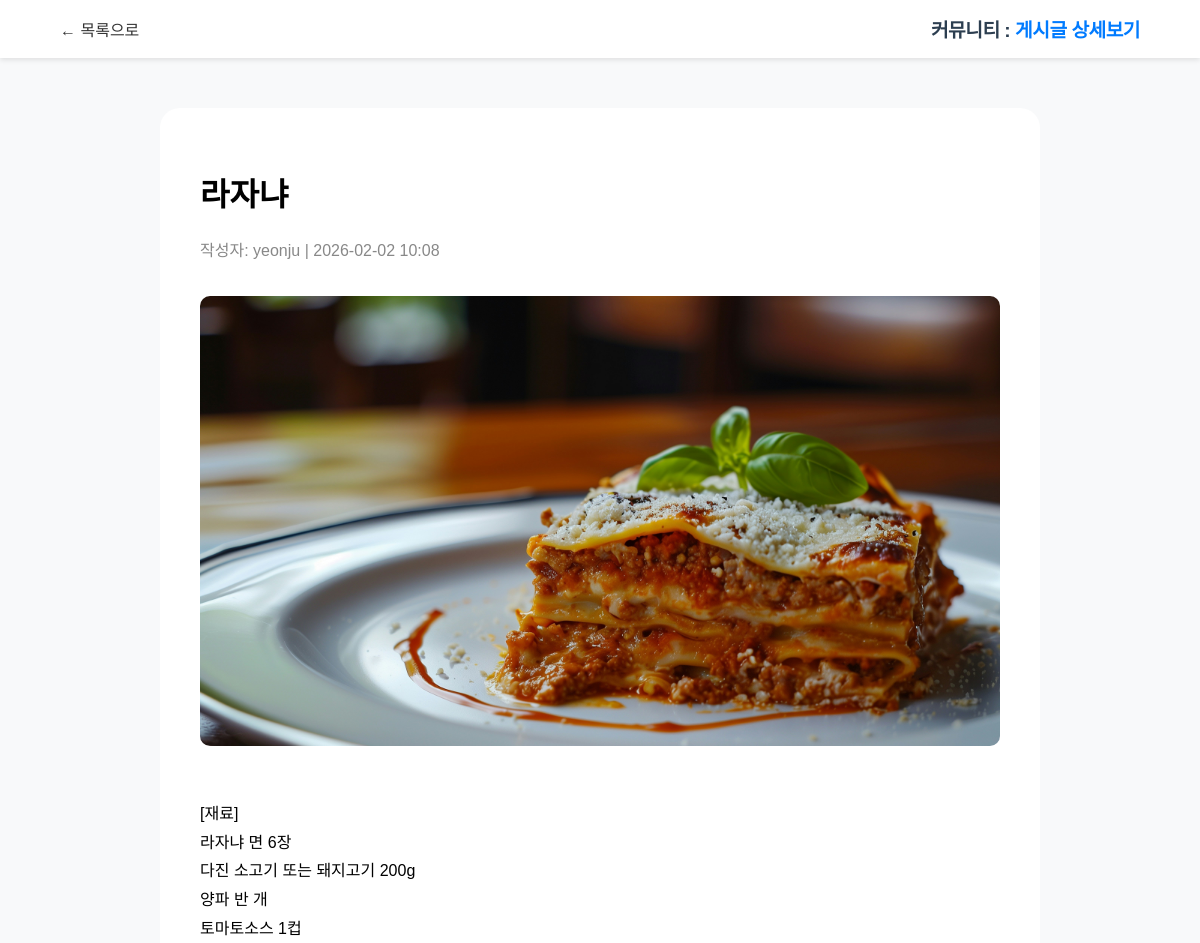
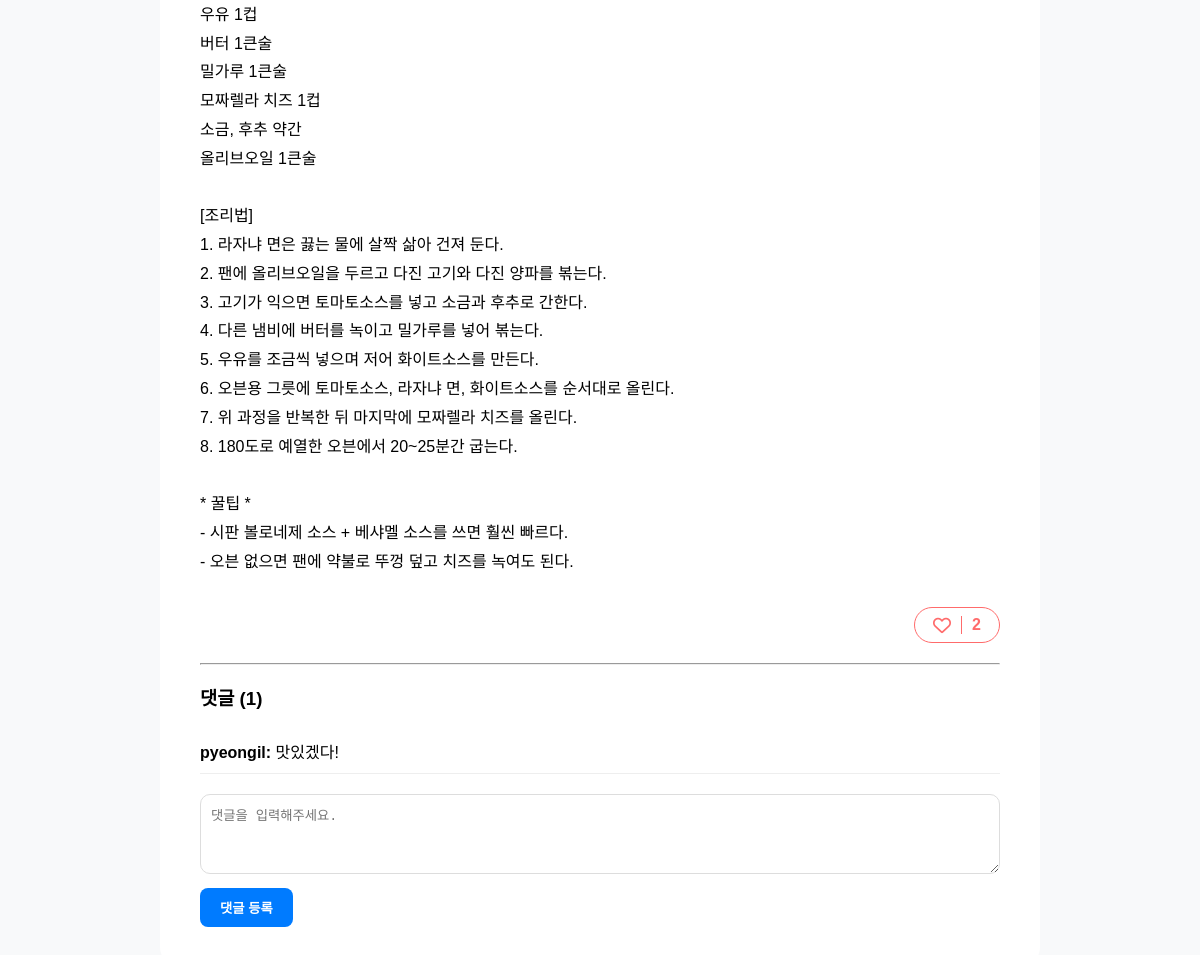
Screenshot of /posts/52/ with the database file from the repository (2 pictures, top to bottom).
### community/models.py (models this page shows, shortened)
class Post(models.Model):
    author = models.ForeignKey(User, on_delete=models.CASCADE)
    title = models.CharField(max_length=100) #제목
    content = models.TextField() #내용 저장될 곳
    thumbnail = models.ImageField(upload_to="community", blank=True, null=True) #이미지 저장될 곳(여기서 pip install Pillow)
    created_at = models.DateTimeField(auto_now_add=True) #글작성시간 자동 저장
    likes = models.ManyToManyField(settings.AUTH_USER_MODEL, related_name='like_posts', blank=True)
    def total_likes(self):
        return self.likes.count()

class Comment(models.Model):
    author = models.ForeignKey(User, on_delete=models.CASCADE)
    post = models.ForeignKey(Post, on_delete=models.CASCADE)
    content = models.TextField()
    created_at = models.DateTimeField(auto_now_add=True) #댓글 작성 시간

### community/views.py (the view, shortened to what this page needs)
# urls.py: re_path(r"^posts/(?P<post_id>\d+)/$", views.post_detail, name="post_detail"),#상세페이지
def post_detail(request, post_id):
    my_post = get_object_or_404(Post, id=post_id)
    my_comments = my_post.comment_set.all()
    my_context = {
        "post": my_post,
        "comments": my_comments
    }
    return render(request, "community/post_detail.html", context=my_context)

### templates/community/post_detail.html (shortened to what this page needs)
{% load static %}
<!doctype html>
<html lang="ko">
<head>
    <link rel="stylesheet" href="{% static 'css/community.css' %}">
    <link rel="stylesheet" href="https://cdnjs.cloudflare.com/ajax/libs/font-awesome/6.0.0/css/all.min.css">
</head>
<body>
    <div id="navbar">
        <a href="{% url 'community:post_list' %}" style="text-decoration:none; color:#333;">← 목록으로</a>
        <span>커뮤니티 : <b>게시글 상세보기</b></span>
    </div>
    <div id="post-detail">
        <h1>{{ post.title }}</h1>
        <div style="display: flex; justify-content: space-between; align-items: baseline; margin-bottom: 15px;">
            <p style="color:#888; margin:0;">작성자: {{ post.author.username }} | {{ post.created_at|date:"Y-m-d H:i" }}</p>
        </div>
        {% if post.thumbnail %}
            <img src="{{ post.thumbnail.url }}" class="post-image-detail">
        {% endif %}
        <div style="line-height:1.8; margin:30px 0;">
            {{ post.content|linebreaksbr }}
        </div>
        <div style="display: flex; justify-content: flex-end; margin: 20px 0;">
            <form action="{% url 'community:post_like' post.id %}" method="POST">
                <button type="submit" style="background: white; border: 1px solid #ff6b6b; color: #ff6b6b; padding: 8px 18px; border-radius: 30px; font-weight: bold; cursor: pointer; display: flex; align-items: center; gap: 10px; transition: 0.2s;">
                    {% if request.user in post.likes.all %}
                        <i class="fa-solid fa-heart" style="font-size: 18px;"></i> {% else %}
                        <i class="fa-regular fa-heart" style="font-size: 18px;"></i> {% endif %}
                    <span style="border-left: 1px solid #ff6b6b; padding-left: 10px; font-size: 16px;">{{ post.total_likes }}</span>
                </button>
            </form>
        </div>
        <hr>
        <h3>댓글 ({{ post.comment_set.count }})</h3>
        <ul style="list-style:none; padding:0;">
            {% for comment in post.comment_set.all %}
                <li style="border-bottom:1px solid #eee; padding:10px 0;">
                    <strong>{{ comment.author.username }}:</strong> {{ comment.content }}
                </li>
            {% empty %}
                <li>첫 댓글을 남겨보세요!</li>
            {% endfor %}
        </ul>
        <form method="POST" style="margin-top:20px;">
            <textarea name="comment" placeholder="댓글을 입력해주세요." style="width:100%; height:80px; border-radius:10px; padding:10px; border:1px solid #ddd; box-sizing: border-box;"></textarea>
            <button type="submit" class="btn btn-primary" style="margin-top:10px;">댓글 등록</button>
        </form>
    </div>
</body>
</html>

### static/css/community.css (style rules this page uses)
body { font-family: 'Pretendard', sans-serif; background-color: #f8f9fa; margin: 0; padding: 0; }
#navbar { background: white; padding: 15px 5%; display: flex; justify-content: space-between; align-items: center; box-shadow: 0 2px 5px rgba(0,0,0,0.1); position: sticky; top: 0; z-index: 100; }
#navbar span { font-weight: 800; font-size: 1.2rem; color: #2c3e50; letter-spacing: -0.5px; }
#navbar span b { color: #007bff; font-weight: 800; }
#post-detail { max-width: 800px; margin: 50px auto; background: white; padding: 40px; border-radius: 20px; }
.post-image-detail { width: 100%; max-height: 600px; object-fit: contain; border-radius: 10px; margin: 20px 0; }
.btn { padding: 10px 20px; border-radius: 8px; text-decoration: none; font-weight: 600; display: inline-block; }
.btn-primary { background: #007bff; color: white; border: none; }

### rows the page displays
Post: title "라자냐", author.username "yeonju", created_at "2026-02-02 10:08", thumbnail (picture), content "[재료] 라자냐 면 6장 다진 소고기 또는 돼지고기 200g 양파 반 개 토마토소스 1컵 우유 1컵 버터 1큰술 밀가루 1큰술 모짜렐라 치즈 1컵 소금, 후추 약간 올리브오일 1큰술 [조리법] 1. 라자냐 면은 끓는 물에 살짝 삶아 건져 둔다. 2. 팬에 올리브오일을 두르고 다진 고기와 다진 양파를 볶는다. 3. 고기가 익으면 토마토소스를 넣고 소금과 후추로 간한다. 4. 다른 냄비에 버터를 녹이고 밀가루를 넣어 볶는다. 5. 우유를 조금씩 넣으며 저어 화이트소스를 만든다. 6. 오븐용 그릇에 토마토소스, 라자냐 면, 화이트소스를 순서대로 올린다. 7. 위 과정을 반복한 뒤 마지막에 모짜렐라 치즈를 올린다. 8. 180도로 예열한 오븐에서 20~25분간 굽는다. * 꿀팁 * - 시판 볼로네제 소스 + 베샤멜 소스를 쓰면 훨씬 빠르다. - 오븐 없으면 팬에 약불로 뚜껑 덮고 치즈를 녹여도 된다.", total_likes "2", comment_set.count "1"
Comment: author.username "pyeongil", content "맛있겠다!"
